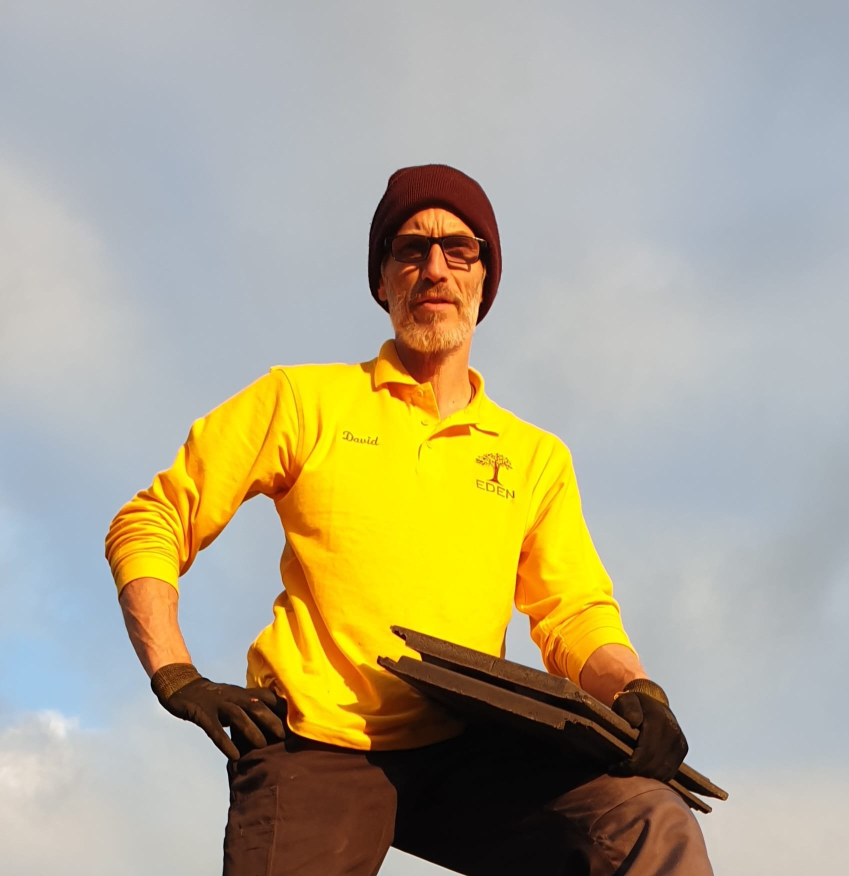
#> input picture bizley/assets/images/David.jpg, 1697 x 1752 px (shown at 1/2 size)
$ python optimize_david_responsive.py
#> lines starting #> are read from the running program, lines starting #| are printed output that depends on the picture
"""
Optimize and generate responsive variants for David.jpg
Creates multiple sizes optimized for CSS background-image usage
"""

from PIL import Image
import os

def optimize_and_generate_responsive_david():
    input_path = 'bizley/assets/images/David.jpg'
    output_dir = 'bizley/assets/images'

    # Ensure output directory exists
    os.makedirs(output_dir, exist_ok=True)

    # Open the image
    img = Image.open(input_path)
#> img is the input picture: PIL image 1697x1752 RGB; mean R, G, B 175.5, 167.4, 138.9
    print(f"Original size: {img.size} ({img.size[0]}x{img.size[1]})")
#| Original size: (1697, 1752) (1697x1752)
    original_size = os.path.getsize(input_path) / 1024
    print(f"Original file size: {original_size:.1f}KB\n")

    # Convert to RGB if needed
    if img.mode != 'RGB':
        img = img.convert('RGB')

    # Target widths for responsive backgrounds
    # These match common panel widths and breakpoints
    widths = [480, 768, 1200, 1600]

    results = []

    for width in widths:
        # Calculate height maintaining aspect ratio
        aspect_ratio = img.size[1] / img.size[0]
        height = int(width * aspect_ratio)

        # Resize image
        resized = img.resize((width, height), Image.Resampling.LANCZOS)

        # Save as optimized JPEG
        jpeg_path = os.path.join(output_dir, f'David-{width}.jpg')
        resized.save(jpeg_path, 'JPEG', quality=85, optimize=True)
        jpeg_size = os.path.getsize(jpeg_path) / 1024

        # Save as WebP for modern browsers
        webp_path = os.path.join(output_dir, f'David-{width}.webp')
        resized.save(webp_path, 'WEBP', quality=85, method=6)
        webp_size = os.path.getsize(webp_path) / 1024

        results.append({
            'width': width,
            'height': height,
            'jpeg_size': jpeg_size,
            'webp_size': webp_size
        })

        print(f"Generated {width}w:")
        print(f"  JPEG: {jpeg_path} ({jpeg_size:.1f}KB)")
        print(f"  WebP: {webp_path} ({webp_size:.1f}KB)")
#> this loop made 4 passes
#> pass 1, in optimize_and_generate_responsive_david, `resized = img.resize((width, height), Image.Resampling.LANCZOS)`:
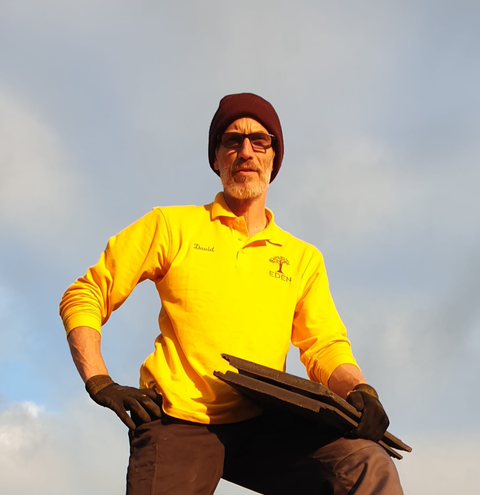
#> resized: PIL image 480x495 RGB; mean R, G, B 175.5, 167.4, 138.9
#> after the loop, results = 4 items

    # Optimize the original at its current size if larger than max width
    if img.size[0] > max(widths):
        optimized_path = os.path.join(output_dir, 'David.jpg')

        # Create a backup first
        backup_path = os.path.join(output_dir, 'David-original.jpg')
        if not os.path.exists(backup_path):
            img.save(backup_path, 'JPEG', quality=95)
            print(f"\nBacked up original to: {backup_path}")

        # Save optimized version at original dimensions
        img.save(optimized_path, 'JPEG', quality=85, optimize=True)
        optimized_size = os.path.getsize(optimized_path) / 1024
#> optimized_size = 128.7
        print(f"\nOptimized original:")
        print(f"  {optimized_path} ({optimized_size:.1f}KB)")
#|   bizley/assets/images/David.jpg (128.7KB)
        print(f"  Savings: {original_size - optimized_size:.1f}KB ({(original_size - optimized_size)/original_size*100:.1f}%)")
#|   Savings: -0.5KB (-0.4%)

    print("\n" + "="*60)
    print("SUMMARY - Responsive variants generated:")
    print("="*60)
    for r in results:
        savings = r['jpeg_size'] - r['webp_size']
        print(f"{r['width']:4d}w ({r['height']:4d}h): JPEG {r['jpeg_size']:6.1f}KB | WebP {r['webp_size']:6.1f}KB (saves {savings:.1f}KB)")
#> this loop made 4 passes
#> savings on passes 1 to 4: 9.73, 22.04, 46.84, 74.13
#|  480w ( 495h): JPEG   26.5KB | WebP   16.8KB (saves 9.7KB)
#|  768w ( 792h): JPEG   52.3KB | WebP   30.3KB (saves 22.0KB)
#| 1200w (1238h): JPEG   98.2KB | WebP   51.3KB (saves 46.8KB)
#| 1600w (1651h): JPEG  146.2KB | WebP   72.0KB (saves 74.1KB)

    print("\n" + "="*60)
    print("NEXT STEPS:")
    print("="*60)
    print("Update bizley/style.css to use image-set() with these variants:")
    print("Example for David's section:")
    print("""
.menu-section[data-name="David"] {
    background-image: -webkit-image-set(
        url('assets/images/David-480.webp') 1x,
        url('assets/images/David-768.webp') 2x
    );
    background-image: image-set(
        url('assets/images/David-480.webp') 1x,
        url('assets/images/David-768.webp') 2x,
        url('assets/images/David-480.jpg') 1x,
        url('assets/images/David-768.jpg') 2x
    );
}

@media (min-width: 768px) {
    .menu-section[data-name="David"] {
        background-image: -webkit-image-set(
            url('assets/images/David-768.webp') 1x,
            url('assets/images/David-1200.webp') 2x
        );
        background-image: image-set(
            url('assets/images/David-768.webp') 1x,
            url('assets/images/David-1200.webp') 2x,
            url('assets/images/David-768.jpg') 1x,
            url('assets/images/David-1200.jpg') 2x
        );
    }
}
""")

if __name__ == '__main__':
    optimize_and_generate_responsive_david()
